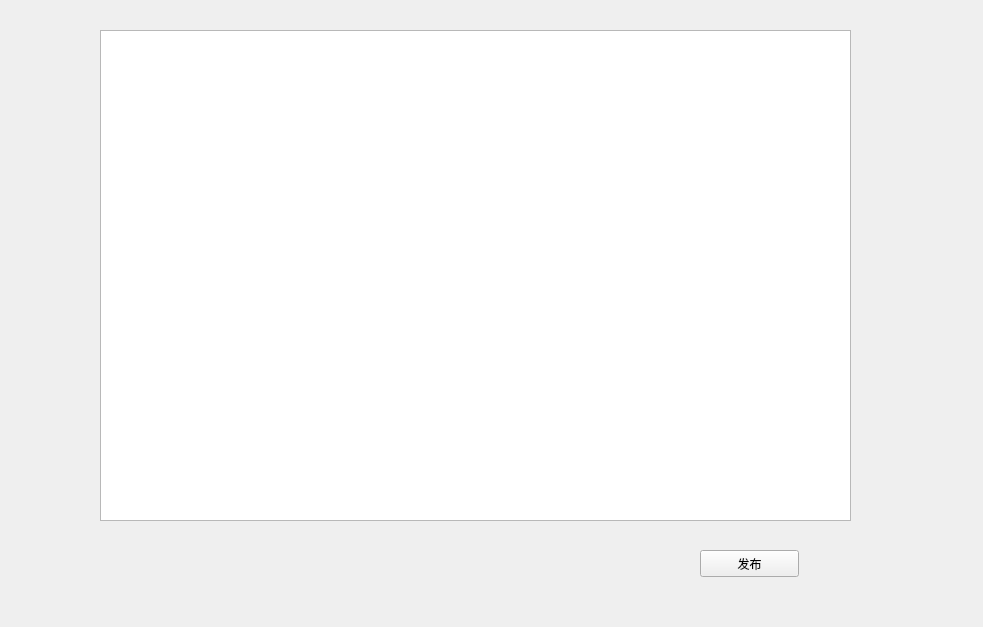
<?xml version="1.0" encoding="UTF-8"?>
<ui version="4.0">
 <class>comment_widget</class>
 <widget class="QWidget" name="comment_widget">
  <property name="geometry">
   <rect>
    <x>0</x>
    <y>0</y>
    <width>983</width>
    <height>627</height>
   </rect>
  </property>
  <property name="windowTitle">
   <string>发布评论</string>
  </property>
  <widget class="QTextEdit" name="textEdit">
   <property name="geometry">
    <rect>
     <x>100</x>
     <y>30</y>
     <width>751</width>
     <height>491</height>
    </rect>
   </property>
  </widget>
  <widget class="QPushButton" name="pushButton">
   <property name="geometry">
    <rect>
     <x>700</x>
     <y>550</y>
     <width>99</width>
     <height>27</height>
    </rect>
   </property>
   <property name="text">
    <string>发布</string>
   </property>
  </widget>
 </widget>
 <resources/>
 <connections/>
</ui>
